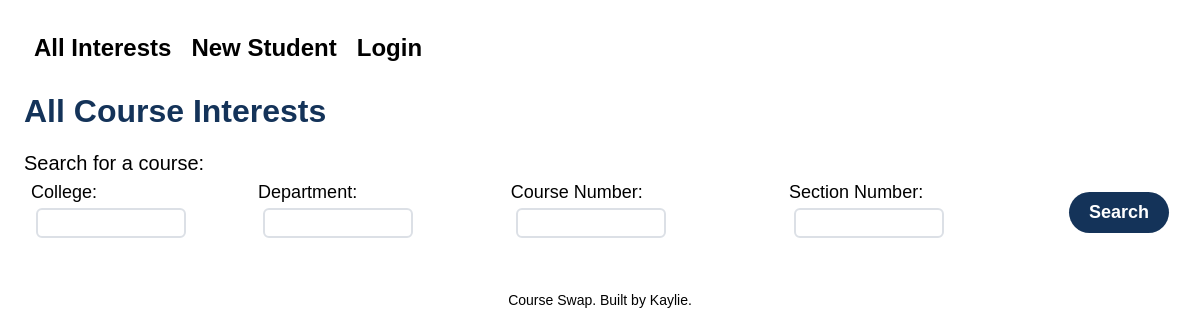
Page /project/ on the earlier database version.
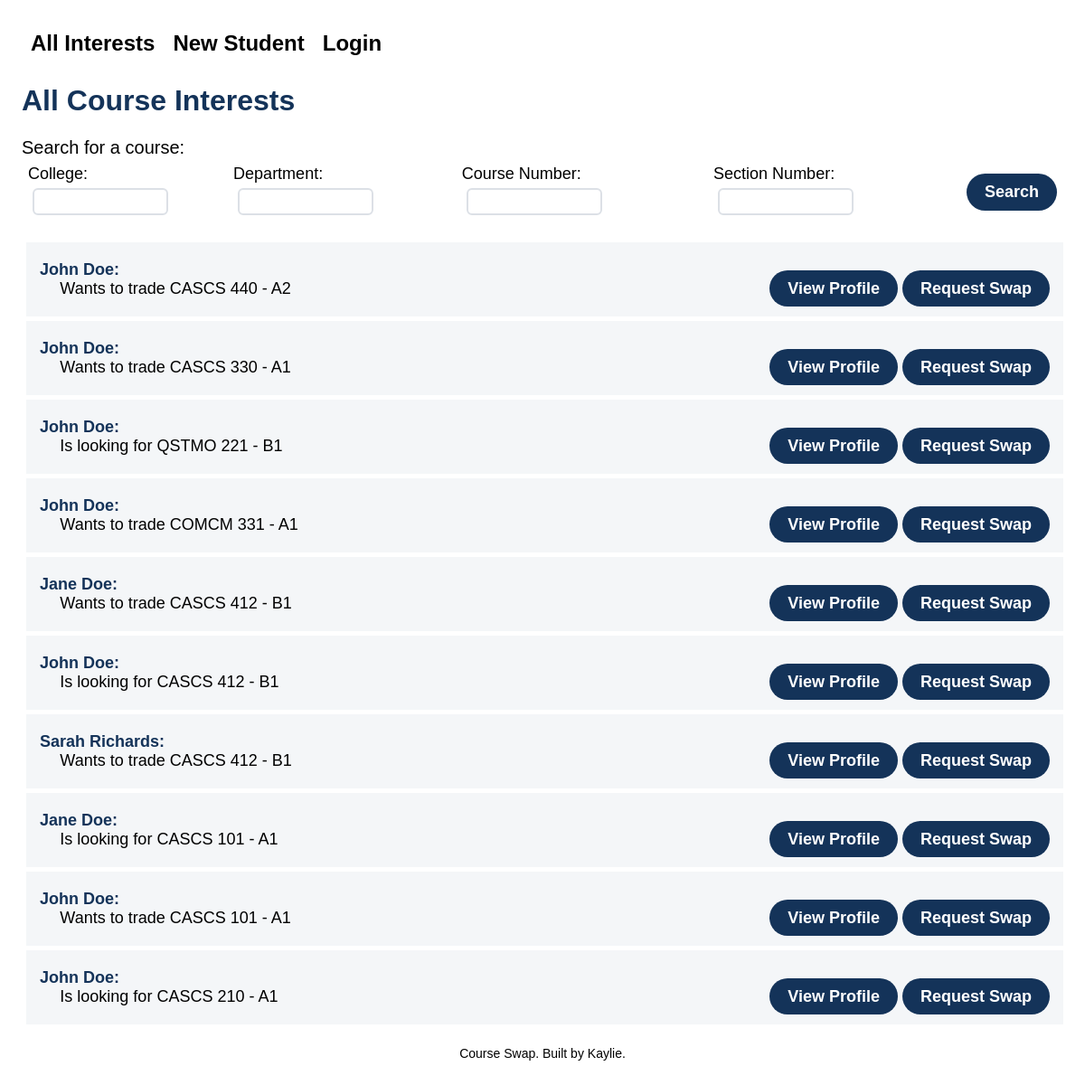
Same page on the later database version.
### project/models.py (models this page shows, shortened)
class ClassInterest(models.Model):
    INTEREST_CHOICES = {
        'E': 'Enrolled',
        'W': 'Wishlist',
    }
    student = models.ForeignKey(Student, on_delete=models.CASCADE)
    section = models.ForeignKey(Section, on_delete=models.CASCADE)
    interest_type = models.CharField(max_length=1, choices=INTEREST_CHOICES)
    time = models.TimeField(auto_now=True)

class Student(models.Model):
    first_name = models.TextField(blank=False)
    last_name = models.TextField(blank=False)
    email_address = models.TextField(blank=False)
    user = models.ForeignKey(User, on_delete=models.CASCADE)

class Section(models.Model):
    course = models.ForeignKey(Course, on_delete=models.CASCADE)
    section_number = models.CharField(max_length=2)

class Course(models.Model):
    college = models.TextField(blank=False)
    department = models.CharField(max_length=2)
    course_number = models.TextField(blank=False)

### project/views.py (the view)
# urls.py: path('', ShowAllInterestsView.as_view(), name="show_all"),
class ShowAllInterestsView(ListView):
    model = ClassInterest
    template_name = "project/all_interest_feed.html"
    context_object_name = "interests"
    def get_queryset(self):
        qs = super().get_queryset()
        if 'college' in self.request.GET:
            college = self.request.GET['college']
            if college:
                qs = qs.filter(section__course__college__iexact=college)
        if 'department' in self.request.GET:
            department = self.request.GET['department']
            if department:
                qs = qs.filter(section__course__department__iexact=department)
        if 'course_number' in self.request.GET:
            course_number = self.request.GET['course_number']
            if course_number:
                qs = qs.filter(section__course__course_number__iexact=course_number)
        if 'section_number' in self.request.GET:
            section_number = self.request.GET['section_number']
            if section_number:
                qs = qs.filter(section__section_number__iexact=section_number)
        return qs.order_by('-time')

### project/templates/project/all_interest_feed.html
{% extends 'project/base.html' %}
{% block content %}
<h1>All Course Interests</h1>
<div class="search-bar">
    Search for a course:
    {% url 'show_all' as url %}
    {% include "project/search.html" with action=url %}
</div>
<div class="interest-feed">
    {% for interest in interests %}
    <div class="interest">
        <div class="interest-top">
            {{interest.student.first_name}} {{interest.student.last_name}}:
        </div>
        <div class="interest-bottom">
            <div class="interest-bottom-left">
                {% if interest.interest_type == "E" %}
                    Wants to trade
                {% else %}
                    Is looking for
                {% endif %}
                {{interest.section.course.college}}{{interest.section.course.department}} {{interest.section.course.course_number}} - {{interest.section.section_number}}
            </div>
            <div class="interest-bottom-right">
                {% if not request.user.is_authenticated %}
                    <a class="view-profile" href="{% url 'show_student' interest.student.pk %}">View Profile</a>
                    <a class="swap" href="{% url 'create_request'  interest.student.pk %}">Request Swap</a>
                {% elif request.user.is_authenticated and user != interest.student.user %}
                    <a class="view-profile" href="{% url 'show_student' interest.student.pk %}">View Profile</a>
                    <a class="swap" href="{% url 'create_request'  interest.student.pk %}">Request Swap</a>
                {% endif %}
            </div>
        </div>
    </div>
    {% endfor %}
</div>
{% endblock %}

Differences in the rows shown:
added ClassInterest: student.first_name "John", student.last_name "Doe", interest_type "Wants to trade", section.course.college "CAS", section.course.department "CS", section.course.course_number "440", section.section_number "A2"
added ClassInterest: student.first_name "John", student.last_name "Doe", interest_type "Wants to trade", section.course.college "CAS", section.course.department "CS", section.course.course_number "330", section.section_number "A1"
added ClassInterest: student.first_name "John", student.last_name "Doe", interest_type "Is looking for", section.course.college "QST", section.course.department "MO", section.course.course_number "221", section.section_number "B1"
added ClassInterest: student.first_name "John", student.last_name "Doe", interest_type "Wants to trade", section.course.college "COM", section.course.department "CM", section.course.course_number "331", section.section_number "A1"
added ClassInterest: student.first_name "Jane", student.last_name "Doe", interest_type "Wants to trade", section.course.college "CAS", section.course.department "CS", section.course.course_number "412", section.section_number "B1"
added ClassInterest: student.first_name "John", student.last_name "Doe", interest_type "Is looking for", section.course.college "CAS", section.course.department "CS", section.course.course_number "412", section.section_number "B1"
added ClassInterest: student.first_name "Sarah", student.last_name "Richards", interest_type "Wants to trade", section.course.college "CAS", section.course.department "CS", section.course.course_number "412", section.section_number "B1"
added ClassInterest: student.first_name "Jane", student.last_name "Doe", interest_type "Is looking for", section.course.college "CAS", section.course.department "CS", section.course.course_number "101", section.section_number "A1"
added ClassInterest: student.first_name "John", student.last_name "Doe", interest_type "Wants to trade", section.course.college "CAS", section.course.department "CS", section.course.course_number "101", section.section_number "A1"
added ClassInterest: student.first_name "John", student.last_name "Doe", interest_type "Is looking for", section.course.college "CAS", section.course.department "CS", section.course.course_number "210", section.section_number "A1"
